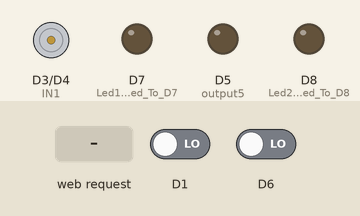
Recording of a sketch running on a simulated ESP8266 (NodeMCU). Parts: motor-driver pin pairs drawn as motors (green arrow = first pin HIGH = forward, orange = second pin HIGH = backward, longer = more drive, scaled by the enable pin), output pins drawn as LEDs (lit = HIGH). Inputs (shaded band) come from the test bench; at power-on: D1 LOW, D6 LOW. WiFi joins after 1.5 s; servers stay silent unless stated; what the sketch prints to the serial monitor is not drawn.

Above: at 0.1 s.
At 2.7 s:
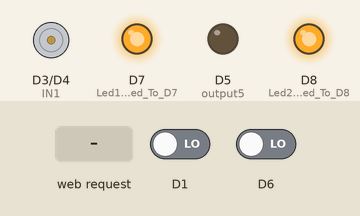
2.8 s: HTTP request GET /4/on received
At 3.85 s:
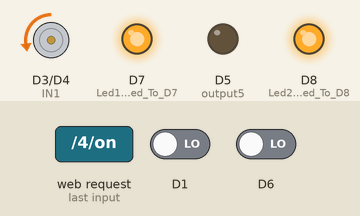
Timing chart, 0 to 14.5 s (numbered marks = the images above; inputs shaded):
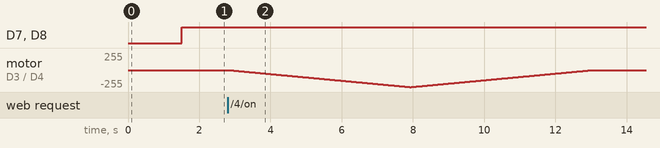

The sketch:

test1.ino
```cpp
// Load Wi-Fi library
#include <ESP8266WiFi.h>

// Replace with your network credentials
const char* ssid     = "iPhone";
const char* password = "alohomora";

// Set web server port number to 80
WiFiServer server(80);

// Variable to store the HTTP request
String header;

// Auxiliar variables to store the current output state
String output5State = "off";
String outputDcState= "off";
String outputIR1State="Empty";
String outputIR2State="open";


// Assign output variables to GPIO pins
const int output5 = D5;

int ENA = D2;
int IN1 = D3;
int IN2 = D4;

 int val1 = 0 ;
 int val2=0;

// Current time
unsigned long currentTime = millis();
// Previous time
unsigned long previousTime = 0;
// Define timeout time in milliseconds (example: 2000ms = 2s)
const long timeoutTime = 2000;

void setup() {
  Serial.begin(115200);
  // Initialize the output variables as outputs
  pinMode(output5, OUTPUT);

  // Set outputs to LOW
  digitalWrite(output5, LOW);

  //dcmotor setup

   pinMode(ENA, OUTPUT);
  pinMode(IN1, OUTPUT);
  pinMode(IN2, OUTPUT);
  digitalWrite(IN1, LOW);
  digitalWrite(IN2, LOW);
// IR setup
   pinMode(D7,HIGH);  // Led1 Pin Connected To D7 Pin
   pinMode(D8,HIGH);  // Led2 Pin Connected To D8 Pin

  // Connect to Wi-Fi network with SSID and password
  Serial.print("Connecting to ");
  Serial.println(ssid);
  WiFi.begin(ssid, password);
  while (WiFi.status() != WL_CONNECTED) {
    delay(500);
    Serial.print(".");
  }
  // Print local IP address and start web server
  Serial.println("");
  Serial.println("WiFi connected.");
  Serial.println("IP address: ");
  Serial.println(WiFi.localIP());
  server.begin();
}

void loop(){
  WiFiClient client = server.available();   // Listen for incoming clients

  if (client) {                             // If a new client connects,
    Serial.println("New Client.");          // print a message out in the serial port
    String currentLine = "";                // make a String to hold incoming data from the client
    currentTime = millis();
    previousTime = currentTime;
    while (client.connected() && currentTime - previousTime <= timeoutTime) { // loop while the client's connected
      currentTime = millis();
      if (client.available()) {             // if there's bytes to read from the client,
        char c = client.read();             // read a byte, then
        Serial.write(c);                    // print it out the serial monitor
        header += c;
        if (c == '\n') {                    // if the byte is a newline character
          // if the current line is blank, you got two newline characters in a row.
          // that's the end of the client HTTP request, so send a response:
          if (currentLine.length() == 0) {
            // HTTP headers always start with a response code (e.g. HTTP/1.1 200 OK)
            // and a content-type so the client knows what's coming, then a blank line:
            client.println("HTTP/1.1 200 OK");
            client.println("Content-type:text/html");
            client.println("Connection: close");
            client.println();

            // turns the GPIOs on and off
            if (header.indexOf("GET /5/on") >= 0) {
              Serial.println("GPIO 5 on");
              output5State = "on";
              digitalWrite(output5, HIGH);
            } else if (header.indexOf("GET /5/off") >= 0) {
              Serial.println("GPIO 5 off");
              output5State = "off";
              digitalWrite(output5, LOW);
            }
            //turns on dcmotor
            if (header.indexOf("GET /4/on") >= 0) {
              Serial.println("Dc motor on");
              outputDcState = "on";
             // run dc motor

             Serial.println("change speed");
              digitalWrite(IN1, LOW);
            digitalWrite(IN2, HIGH);

               for (int i = 0; i < 256; i++) {
                analogWrite(ENA, i);
                Serial.println(i);
                 delay(20);
                 }

               for (int i = 255; i >= 0; --i) {
                 analogWrite(ENA, i);
              Serial.println(i);
              delay(20);
           }
          digitalWrite(IN1, LOW);
           digitalWrite(IN2, LOW);


            } else if (header.indexOf("GET /4/off") >= 0) {
              Serial.println("Dc motor");
              outputDcState = "off";
              //turn off dc motor

              Serial.println("off speed");
              digitalWrite(IN1, LOW);
              digitalWrite(IN2, LOW);
            }


            // Display the HTML web page
            client.println("<!DOCTYPE html><html>");
            client.println("<head><meta name=\"viewport\" content=\"width=device-width, initial-scale=1\">");
            client.println("<link rel=\"icon\" href=\"data:,\">");
            // CSS to style the on/off buttons
            // Feel free to change the background-color and font-size attributes to fit your preferences
            client.println("<style> body {  background-color: #cadf9e;}");
            client.println("h1 {  color: #595358;  text-align: center;}");
            client.println("H2{  color:red;text-align: center;}");
            client.println(".content{  color: #313628;  font-size: 28px;  text-align: center;}");
            client.println(".button{ background-color: #4CAF50; border: none;color: white;padding: 15px 32px;text-align: center;text-decoration: none;display: inline-block;font-size: 16px;}");

            client.println(".button2 {background-color: #77878A;}</style></head>");

            // Web Page Heading
            client.println("<body><h1>Home Monitor</h1><br><br>");

            // Display current state, and ON/OFF buttons for GPIO 5
            client.println("<div class=\"content\">Lights : " + output5State + " ");
            // If the output5State is off, it displays the ON button
            if (output5State=="off") {
              client.println("<a href=\"/5/on\"><button class=\"button\"> Turn ON</button></a>");
            } else {
              client.println("<a href=\"/5/off\"><button class=\"button button2\"> Turn OFF</button></a>");
            }
             // DC current state, and ON/OFF buttons for Dc motor
            client.println("<br><br>");
              client.println("<div class=\"content\"> Fan : " + outputDcState +  " ");
            // If the outputDcState is off, it displays the ON button
            if (outputDcState=="off") {
              client.println("<a href=\"/4/on\"><button class=\"button\"> Turn ON</button></a>");
            } else {
              client.println("<a href=\"/4/off\"><button class=\"button button2\"> Turn OFF</button></a>");
            }

            client.println("<br><br>");
            client.println("Parking Status : "+outputIR1State+" ");
            client.println("<button type= \"reset\" class=\"button\" onClick=\"window.location.reload();\"> Check </button>");
            client.println("<br><br>");
            client.println("Door Status :"+outputIR2State+" ");
            client.println("<button type= \"reset\" class=\"button\" onClick=\"window.location.reload();\"> Check </button>");

            client.println("</div></body></html>");

            // The HTTP response ends with another blank line
            client.println();
            // Break out of the while loop
            break;
          } else { // if you got a newline, then clear currentLine
            currentLine = "";
          }
        } else if (c != '\r') {  // if you got anything else but a carriage return character,
          currentLine += c;      // add it to the end of the currentLine
        }
      }
    }
    // Clear the header variable
    header = "";
    // Close the connection
    client.stop();
    Serial.println("Client disconnected.");
    Serial.println("");
  }
  val1 = digitalRead(D6); // IR Sensor output pin connected to D6
  val2 = digitalRead(D1); // IR Sensor output pin connected to D1

      // for timer
  if(val1 == 1 )
  {
   digitalWrite(D7,LOW); // LED ON
   outputIR1State="Empty";
  }
  else
  {
   digitalWrite(D7,HIGH); // LED OFF
   outputIR1State="Occupied";
  }
  if(val2 == 1 )
  {
   digitalWrite(D8,LOW); // LED ON
    outputIR2State="open";
  }
  else
  {
   digitalWrite(D8,HIGH); // LED OFF
   outputIR2State="closed";
  }


}
/*
void setDirection() {
 Serial.println("change speed");
  digitalWrite(IN1, LOW);
  digitalWrite(IN2, HIGH);

  for (int i = 0; i < 256; i++) {
    analogWrite(ENA, i);
    Serial.println(i);
    delay(20);
  }

  for (int i = 255; i >= 0; --i) {
    analogWrite(ENA, i);
    Serial.println(i);
    delay(20);
  }
  digitalWrite(IN1, LOW);
  digitalWrite(IN2, LOW);

}

void setDirection1() {
 Serial.println("off speed");
   digitalWrite(IN1, LOW);
  digitalWrite(IN2, LOW);

}
*/
```
